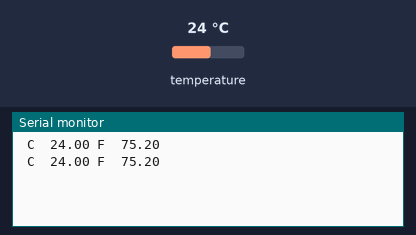
A sketch run on a simulated Arduino Uno, built with avr-gcc and run on an emulated ATmega328P. Parts: the last lines printed to the serial monitor. The test bench sets the inputs (shaded band); at power-on: temperature 24 °C.

Above: at 10.3 s.
10.4 s: temperature set to 12 °C
At 19.2 s:
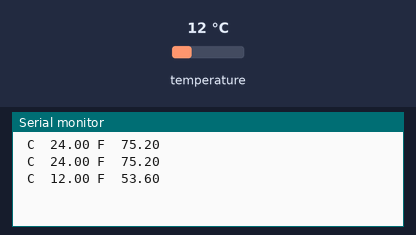
19.5 s: temperature set to 19 °C
At 27.5 s:
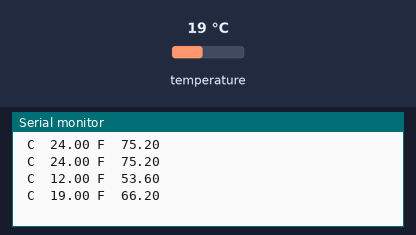
Timing chart, 0 to 29.0 s (numbered marks = the images above; inputs shaded):
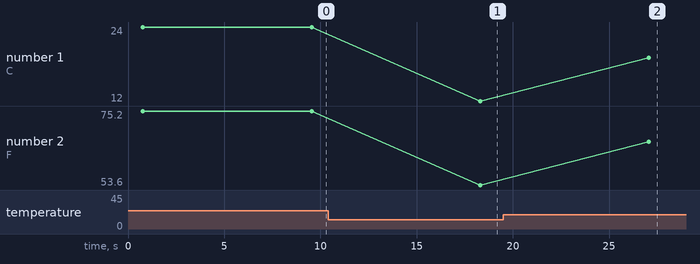

The sketch:

Sensor_suhu.ino
```cpp
#include <OneWire.h>
#include <DallasTemperature.h>

#define ONE_WIRE_BUS 2

OneWire oneWire(ONE_WIRE_BUS);

DallasTemperature sensors(&oneWire);

float Celcius=0;
float Fahrenheit=0;
void setup(void)
{

  Serial.begin(9600);
  sensors.begin();
}

void loop(void)
{
  sensors.requestTemperatures();
  Celcius=sensors.getTempCByIndex(0);
  Fahrenheit=sensors.toFahrenheit(Celcius);
  Serial.print(" C  ");
  Serial.print(Celcius);
  Serial.print(" F  ");
  Serial.println(Fahrenheit);
  delay(8000);
}
```

Measured:
- after the input at 10.4 s, the serial monitor: prints a new line after 7.9 s (image 1)
- after the input at 19.5 s, the serial monitor: prints a new line after 7.6 s (image 2)
- plotted number 1: 24 → 12 after the input at 10.4 s, 12 → 19 after the input at 19.5 s
- plotted number 2: 75.2 → 53.6 after the input at 10.4 s, 53.6 → 66.2 after the input at 19.5 s
